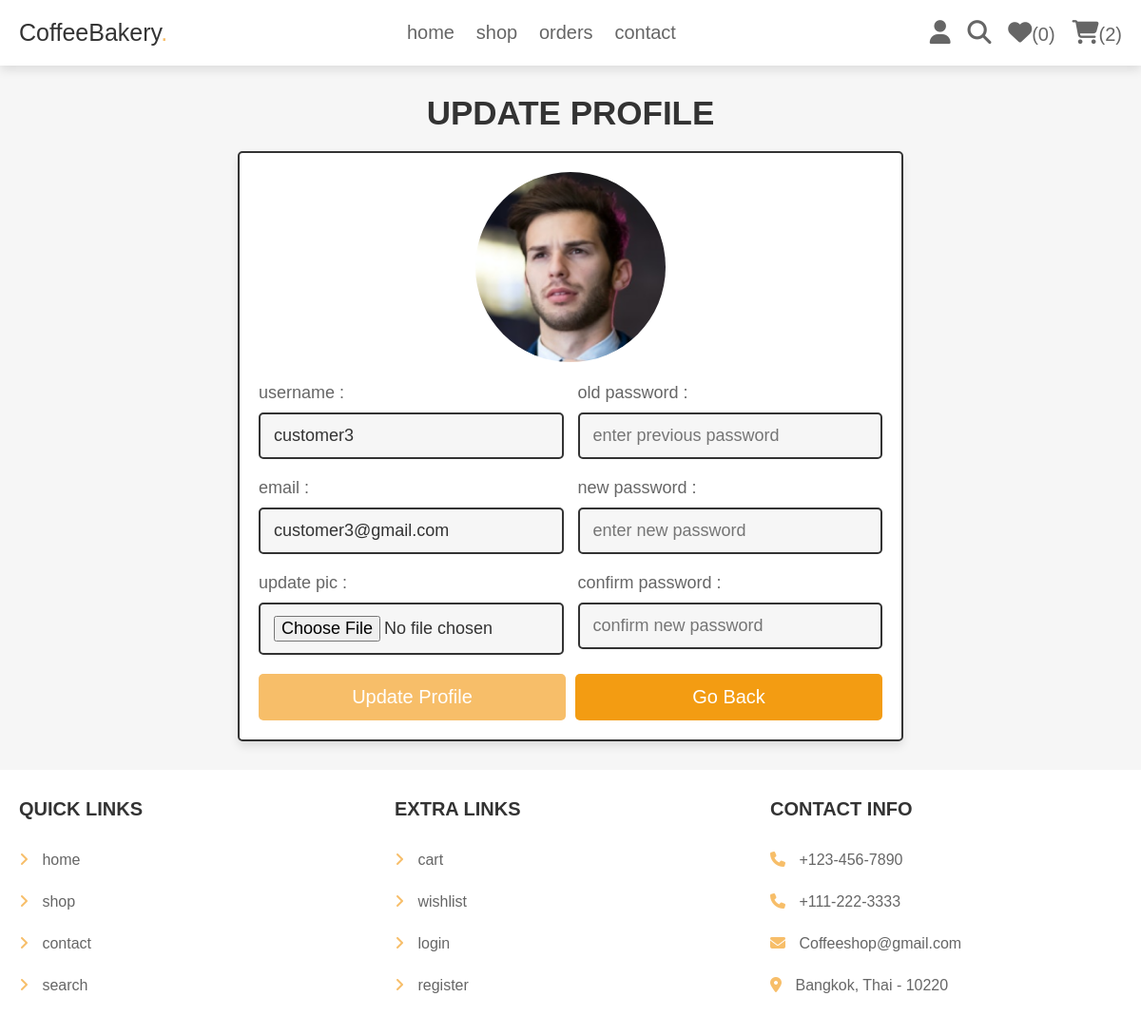
The app's page /user_profile_update.php (signed in) with its own data.
### tables this page shows
CREATE TABLE `users` (
  `id` int(100) NOT NULL,
  `name` varchar(100) NOT NULL,
  `email` varchar(100) NOT NULL,
  `password` varchar(100) NOT NULL,
  `user_type` varchar(20) NOT NULL DEFAULT 'user',
  `image` varchar(100) NOT NULL
);

### user_profile_update.php (the view, shortened to what this page needs)
<?php
@include 'config.php';
?>
<!DOCTYPE html>
<html lang="en">
<head>
   <link rel="stylesheet" href="https://cdnjs.cloudflare.com/ajax/libs/font-awesome/6.1.1/css/all.min.css">
   <link rel="stylesheet" href="css/components.css">
</head>
<body>
<?php include 'header.php'; ?>
<section class="update-profile">
   <h1 class="title">update profile</h1>
   <form action="" method="POST" enctype="multipart/form-data">
      <img src="uploaded_img/<?= $fetch_profile['image']; ?>" alt="">
      <div class="flex">
         <div class="inputBox">
            <span>username :</span>
            <input type="text" name="name" value="<?= $fetch_profile['name']; ?>" placeholder="update username" required class="box">
            <span>email :</span>
            <input type="email" name="email" value="<?= $fetch_profile['email']; ?>" placeholder="update email" required class="box">
            <span>update pic :</span>
            <input type="file" name="image" accept="image/jpg, image/jpeg, image/png" class="box">
         </div>
         <div class="inputBox">
            <span>old password :</span>
            <input type="password" name="update_pass" placeholder="enter previous password" class="box">
            <span>new password :</span>
            <input type="password" name="new_pass" placeholder="enter new password" class="box">
            <span>confirm password :</span>
            <input type="password" name="confirm_pass" placeholder="confirm new password" class="box">
         </div>
      </div>
      <div class="flex-btn">
         <input type="submit" class="btn" value="update profile" name="update_profile">
         <a href="home.php" class="option-btn">go back</a>
      </div>
   </form>
</section>
<?php include 'footer.php'; ?>
</body>
</html>

### css/components.css (style rules this page uses)
:root { ---green: rgb(247, 190, 105); --orange:#f39c12; --red:#e74c3c; --black:#333; --light-color:#666; --white:#fff; --light-bg:#f6f6f6; --border:.2rem solid var(--black); --box-shadow:0 .5rem 1rem rgba(0,0,0,.1); }
* { font-family: 'Rubik', sans-serif; margin:0; padding:0; box-sizing: border-box; outline: none; border:none; text-decoration: none; color:var(--black); }
body { background-color: var(--light-bg); }
html { font-size: 62.5%; overflow-x: hidden; scroll-behavior: smooth; scroll-padding-top: 6.5rem; }
section { padding:3rem 2rem; max-width: 1200px; margin:0 auto; }
.btn, .delete-btn, .option-btn { display: block; width: 100%; margin-top: 1rem; border-radius: .5rem; color:var(--white); font-size: 2rem; padding:1.3rem 3rem; text-transform: capitalize; cursor: pointer; text-align: center; }
.btn { background-color:rgb(247, 190, 105); }
.option-btn { background-color: var(--orange); }
.flex-btn { display: flex; flex-wrap: wrap; gap:1rem; }
.flex-btn > * { flex:1; }
.title { text-align: center; margin-bottom: 2rem; text-transform: uppercase; color:var(--black); font-size: 3.5rem; }
.update-profile form { max-width: 70rem; margin: 0 auto; background-color: var(--white); box-shadow: var(--box-shadow); border:var(--border); border-radius: .5rem; padding:2rem; text-align: center; }
.update-profile form .flex { display: flex; gap:1.5rem; justify-content: space-between; }
.update-profile form img { height: 20rem; width: 20rem; margin-bottom: 1rem; border-radius: 50%; object-fit: cover; }
.update-profile form .inputBox { text-align: left; width: 49%; }
.update-profile form .inputBox span { display: block; padding-top: 1rem; font-size: 1.8rem; color:var(--light-color); }
.update-profile form .inputBox .box { width: 100%; padding:1.2rem 1.4rem; font-size: 1.8rem; color:var(--black); border:var(--border); border-radius: .5rem; margin:1rem 0; background-color: var(--light-bg); }

### records on screen
users: image (picture), name "customer3", email "customer3@gmail.com"

### other values on screen
$count_wishlist_items->rowCount() "0"
$count_cart_items->rowCount() "2"
